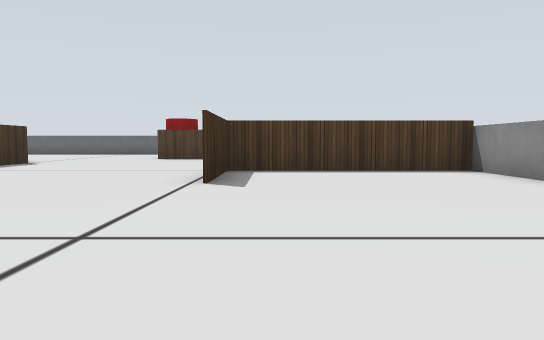
[1] (above)

18 first-person views from a walk through a Gazebo world. The camera is 0.1 m above the floor, tilts 4° down and sees 70° across. The floor is counted in squares, 0.2 m on a side. Each view is taken from the middle of a square. On the plan, view 1 faces up. The plan holds only what a view shows up to about 9 squares ahead; the rest is blank. Some surface patterns are stand-ins.

[2]
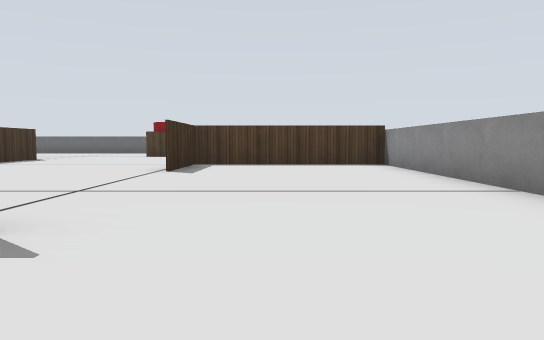

[3]
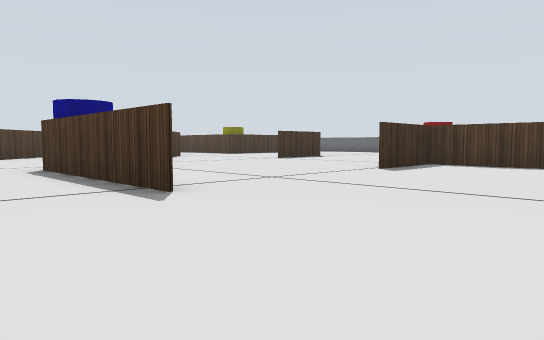

[4]
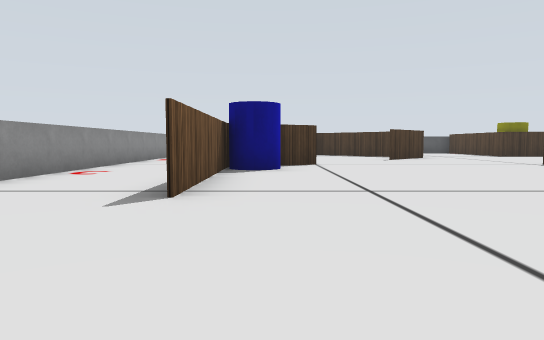

[5]
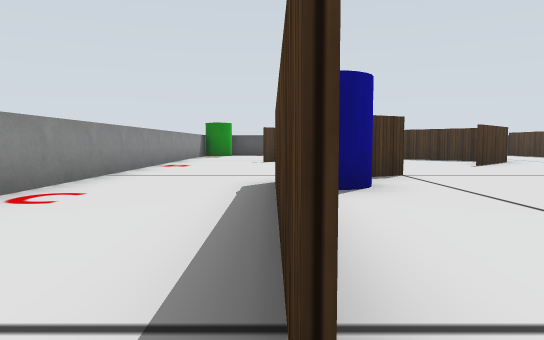

[6]
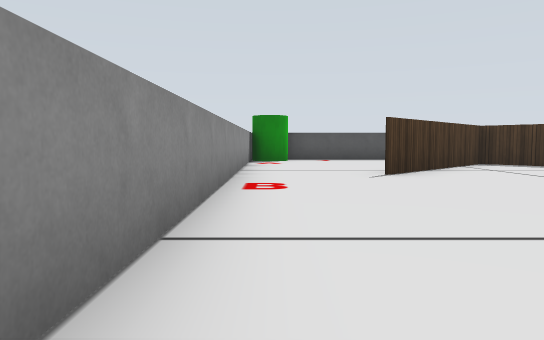

[7]
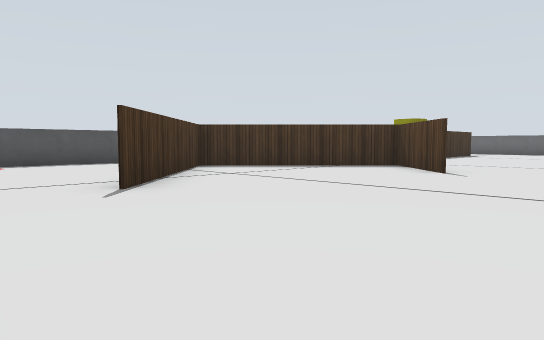

[8]
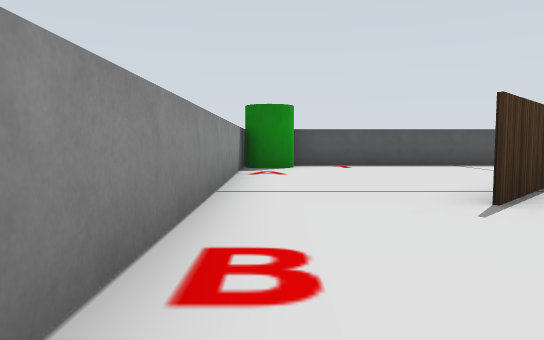

[9]
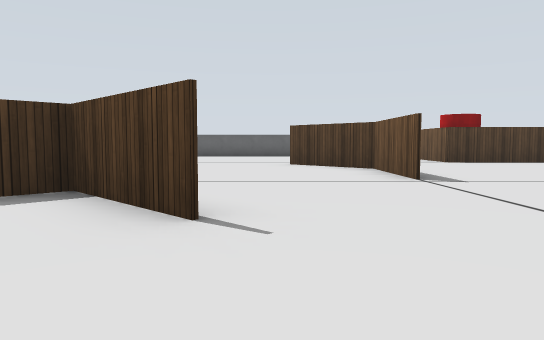

[10]
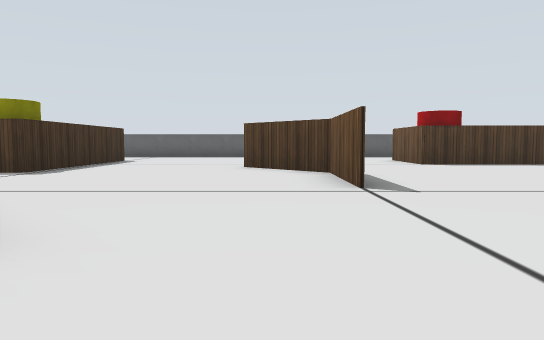

[11]
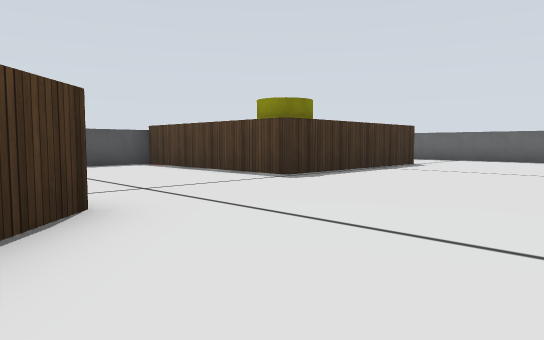

[12]
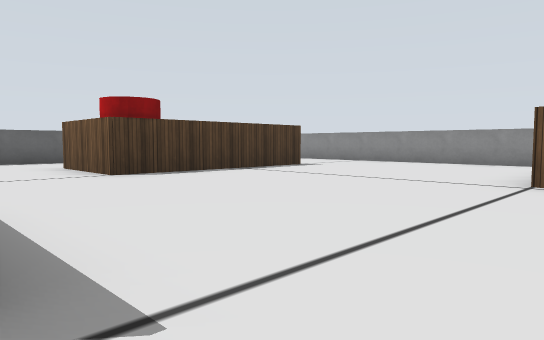

[13]
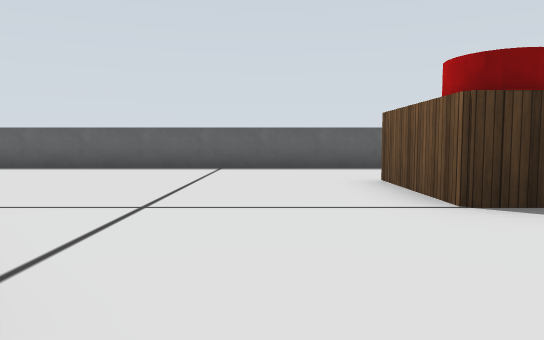

[14]
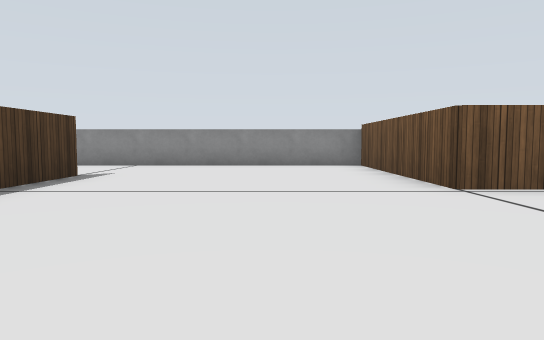

[15]
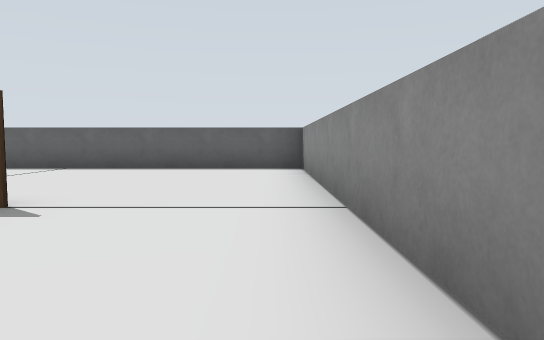

[16]
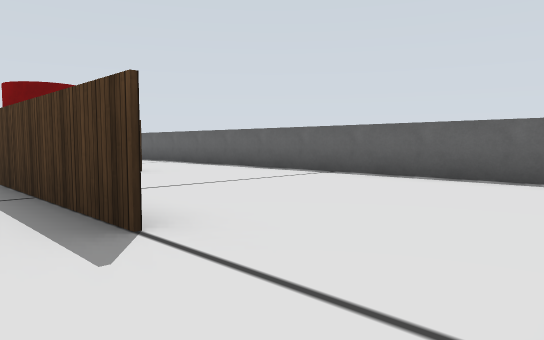

[17]
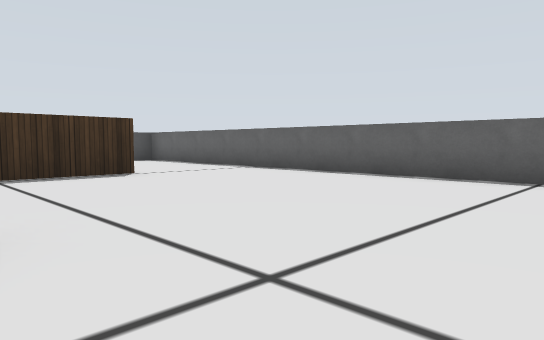

[18]
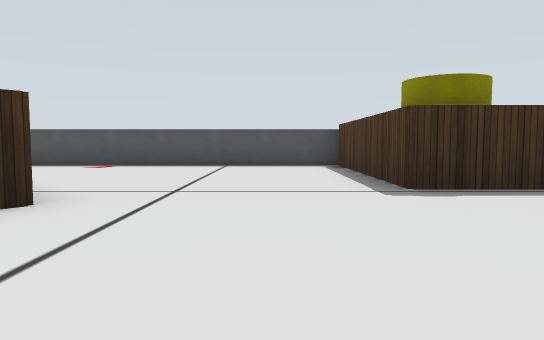

### Floor plan
Ten units are one square. View 1 is at (0, 0); x grows to the right and y downward. Boxes are objects, and circles mark ways between rooms. Rooms are numbered by the first view taken in them; rooms with no view inside come last. Other rooms are left out.
<svg viewBox="-161 -171 202 202">
<path fill="none" stroke="#000" d="M36 -16 36 -70 -8 -70 -8 -47M-15 -1 -5 -1M-60 -72 -60 -95 -76 -111M-60 -90 -60 -85M-101 -61 -84 -44 -101 -60 -132 -29 -101 2M-60 -20 -49 -1 -15 -1M-8 -60 -8 -70 36 -70 36 -166 -122 -166M10 -120 -35 -120 -35 -142M-111 -140 -111 -95 -156 -95 -156 26 -21 26M-5 0 -50 0"/>
<rect x="-155" y="15" width="10" height="10" fill="#bbb"><title>green cylinder</title></rect>
<rect x="-55" y="-15" width="20" height="10" fill="#bbb"><title>blue cylinder</title></rect>
<rect x="-35" y="-135" width="10" height="10" fill="#bbb"><title>red cylinder</title></rect>
<circle cx="-10" cy="-25" r="3" fill="#2a7"/>
<circle cx="15" cy="0" r="3" fill="#2a7"/>
<text x="10" y="-30">1</text>
<text x="-60" y="-70">2</text>
</svg>
Room 1 opens to room 2.

Where each view was taken, in squares from view 1:
view 1: 0 up, 0 right, facing up
view 2: 2 down, 1 right, facing up
view 3: 2 down, 3 right, facing up-left
view 4: 1 up, 3 right, facing left
view 5: 0 up, 0 right, facing left
view 6: 2 down, 4 left, facing left
view 7: 2 down, 6 left, facing up-left
view 8: 2 down, 7 left, facing left
view 9: 2 up, 8 left, facing up
view 10: 3 up, 7 left, facing up
view 11: 5 up, 7 left, facing up-left
view 12: 6 up, 6 left, facing up-right
view 13: 9 up, 5 left, facing up
view 14: 9 up, 5 left, facing right
view 15: 9 up, 3 right, facing up
view 16: 11 up, 3 right, facing up-left
view 17: 11 up, 5 left, facing up-left
view 18: 8 up, 7 left, facing left
